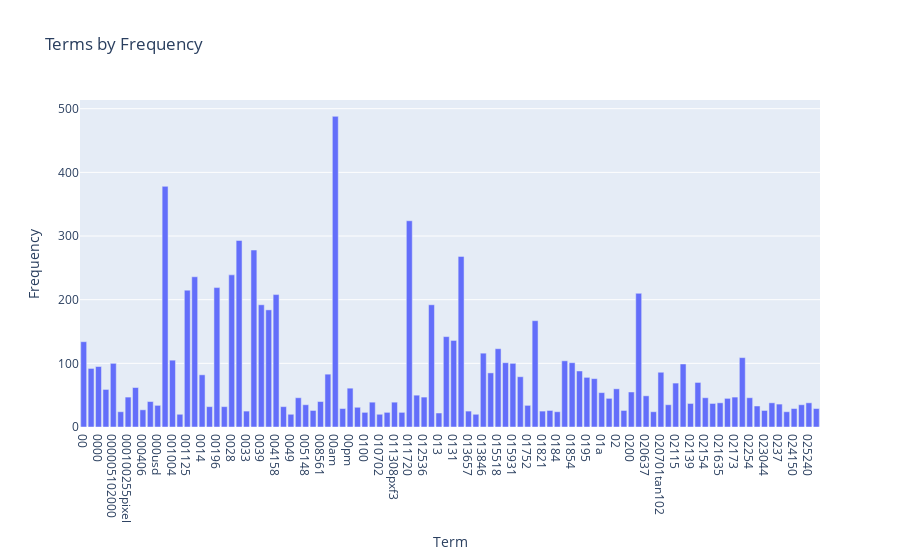

Notebook cell for this chart:
### Markdown cell above
**ANS:**

Try to reduce those who less than the mean of all terms.

### Code cell
import plotly.express as px
from statistics import mean

term_frequencies = np.asarray(X_counts.sum(axis=0))[0]
x = count_vect.get_feature_names_out()[:100]
_y = np.delete(term_frequencies, np.where(term_frequencies <= mean(term_frequencies)))
fig = px.bar(x=x, y=_y[:100], labels={'x': 'Term', 'y': 'Frequency'}, title='Terms by Frequency')

fig.show()

### Figure 1 — Plotly figure (JSON) as saved in the notebook; plotly's stock layout.template omitted (floating-point values rounded to 4 significant figures)
{"data": [{"alignmentgroup": "True", "hovertemplate": "Term=%{x}<br>Frequency=%{y}<extra></extra>", "legendgroup": "", "marker": {"color": "#636efa", "pattern": {"shape": ""}}, "name": "", "offsetgroup": "", "orientation": "v", "showlegend": false, "textposition": "auto", "type": "bar", "x": ["00", "000", "0000", "0000001200", "000005102000", "0001", "000100255pixel", "00014", "000406", "0007", "000usd", "0010", "001004", "0010580b", "001125", "001200201pixel", "0014", "001642", "00196", "002", "0028", "003258u19250", "0033", "0038", "0039", "004021809", "004158", "004627", "0049", "00500", "005148", "00630", "008561", "0094", "00am", "00index", "00pm", "01", "0100", "010116", "010702", "011255", "011308pxf3", "011605", "011720", "012019", "012536", "012946", "013", "013034", "0131", "013423tan102", "013657", "0138", "013846", "0150", "015518", "01580", "015931", "01720", "01752", "0179", "01821", "01830", "0184", "01852", "01854", "01890", "0195", "0199", "01a", "01wb", "02", "020", "0200", "020504", "020637", "020646", "020701tan102", "020751", "02115", "02118", "02139", "02142", "02154", "02160", "021635", "021708", "02173", "0223", "02254", "022621tan102", "023044", "0235", "0237", "024103", "024150", "024626", "025240", "025924"], "xaxis": "x", "y": [134, 92, 95, 59, 100, 24, 47, 62, 27, 40, 34, 378, 105, 20, 215, 236, 82, 32, 219, 32, 239, 293, 25, 278, 192, 184, 208, 32, 20, 46, 35, 26, 40, 83, 488, 29, 61, 31, 23, 39, 20, 23, 39, 23, 324, 50, 47, 192, 22, 142, 136, 268, 25, 20, 116, 85, 123, 101, 100, 79, 34, 167, 25, 26, 24, 104, 101, 88, 78, 76, 54, 45, 60, 26, 55, 210, 49, 24, 86, 35, 69, 99, 37, 70, 46, 37, 38, 45, 47, 109, 46, 33, 26, 38, 36, 24, 29, 35, 38, 29], "yaxis": "y"}], "layout": {"barmode": "relative", "legend": {"tracegroupgap": 0}, "title": {"text": "Terms by Frequency"}, "xaxis": {"anchor": "y", "domain": [0, 1], "title": {"text": "Term"}}, "yaxis": {"anchor": "x", "domain": [0, 1], "title": {"text": "Frequency"}}}}
